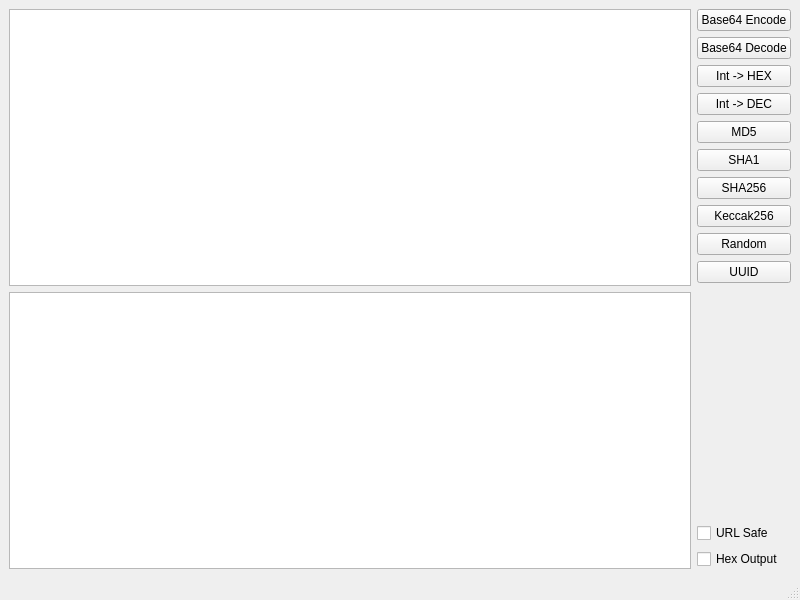
<?xml version="1.0" encoding="UTF-8"?>
<ui version="4.0">
 <class>MainWindow</class>
 <widget class="QMainWindow" name="MainWindow">
  <property name="geometry">
   <rect>
    <x>0</x>
    <y>0</y>
    <width>800</width>
    <height>600</height>
   </rect>
  </property>
  <property name="windowTitle">
   <string>MainWindow</string>
  </property>
  <widget class="QWidget" name="centralwidget">
   <layout class="QVBoxLayout" name="verticalLayout_3">
    <item>
     <layout class="QHBoxLayout" name="horizontalLayout">
      <item>
       <layout class="QVBoxLayout" name="verticalLayout">
        <item>
         <widget class="QPlainTextEdit" name="textInput"/>
        </item>
        <item>
         <widget class="QPlainTextEdit" name="textOutput"/>
        </item>
       </layout>
      </item>
      <item>
       <layout class="QVBoxLayout" name="verticalLayout_2">
        <item>
         <widget class="QPushButton" name="btnBase64Encode">
          <property name="text">
           <string>Base64 Encode</string>
          </property>
         </widget>
        </item>
        <item>
         <widget class="QPushButton" name="btnBase64Decode">
          <property name="text">
           <string>Base64 Decode</string>
          </property>
         </widget>
        </item>
        <item>
         <widget class="QPushButton" name="btnIntToHex">
          <property name="toolTip">
           <string>&lt;html&gt;&lt;head/&gt;&lt;body&gt;&lt;p&gt;Input can be in base 2, 8, 10, or 16. &lt;/p&gt;&lt;p&gt;Base is determined by a case insensitive suffix of 'b'(2), 'o'(8), or 'h'(16).&lt;/p&gt;&lt;p&gt;&lt;span style=&quot; font-weight:600;&quot;&gt;No suffix means base 10&lt;/span&gt;.&lt;/p&gt;&lt;/body&gt;&lt;/html&gt;</string>
          </property>
          <property name="text">
           <string>Int -&gt; HEX</string>
          </property>
         </widget>
        </item>
        <item>
         <widget class="QPushButton" name="btnIntToDec">
          <property name="text">
           <string>Int -&gt; DEC</string>
          </property>
         </widget>
        </item>
        <item>
         <widget class="QPushButton" name="btnHashMD5">
          <property name="text">
           <string>MD5</string>
          </property>
         </widget>
        </item>
        <item>
         <widget class="QPushButton" name="btnHashSHA1">
          <property name="text">
           <string>SHA1</string>
          </property>
         </widget>
        </item>
        <item>
         <widget class="QPushButton" name="btnHashSHA256">
          <property name="text">
           <string>SHA256</string>
          </property>
         </widget>
        </item>
        <item>
         <widget class="QPushButton" name="btnHashKeccak256">
          <property name="text">
           <string>Keccak256</string>
          </property>
         </widget>
        </item>
        <item>
         <widget class="QPushButton" name="btnRandom">
          <property name="text">
           <string>Random</string>
          </property>
         </widget>
        </item>
        <item>
         <widget class="QPushButton" name="btnUUID">
          <property name="text">
           <string>UUID</string>
          </property>
         </widget>
        </item>
        <item>
         <spacer name="verticalSpacer">
          <property name="orientation">
           <enum>Qt::Vertical</enum>
          </property>
          <property name="sizeHint" stdset="0">
           <size>
            <width>20</width>
            <height>40</height>
           </size>
          </property>
         </spacer>
        </item>
        <item>
         <widget class="QCheckBox" name="checkBoxUrlSafe">
          <property name="text">
           <string>URL Safe</string>
          </property>
         </widget>
        </item>
        <item>
         <widget class="QCheckBox" name="checkBoxHexOutput">
          <property name="text">
           <string>Hex Output</string>
          </property>
         </widget>
        </item>
       </layout>
      </item>
     </layout>
    </item>
   </layout>
  </widget>
  <widget class="QMenuBar" name="menubar">
   <property name="geometry">
    <rect>
     <x>0</x>
     <y>0</y>
     <width>800</width>
     <height>21</height>
    </rect>
   </property>
  </widget>
  <widget class="QStatusBar" name="statusbar"/>
 </widget>
 <resources/>
 <connections/>
</ui>
